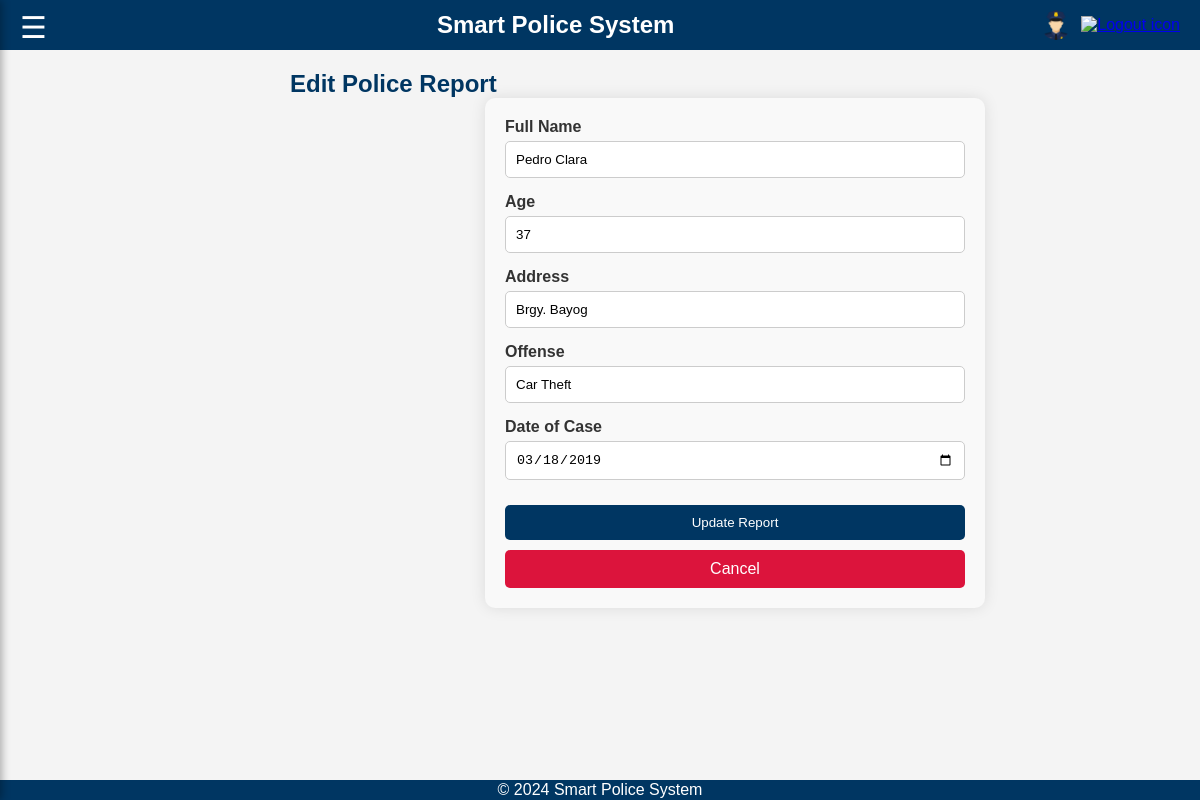
/Admin/edit_police_report.php?id=1 (signed in), run on the app's committed database.
### tables this page shows
CREATE TABLE IF NOT EXISTS `police_reports` (
  `id` INT(11) NOT NULL AUTO_INCREMENT,
  `name` VARCHAR(100) NOT NULL,
  `age` INT(11) NOT NULL CHECK (`age` > 0),
  `address` VARCHAR(255) NOT NULL,
  `offense` VARCHAR(255) NOT NULL,
  `date_of_case` DATE NOT NULL,
  `report_time` TIME NOT NULL,   
  `created_at` TIMESTAMP NOT NULL DEFAULT CURRENT_TIMESTAMP,
  PRIMARY KEY (`id`)
);

### Admin/edit_police_report.php (the view, shortened to what this page needs)
<?php include 'includes/header.php'; ?>
<?php include 'includes/sidebar.php'; ?>
<?php include 'includes/db_connection.php'; ?>
<div class="content">
    <h2>Edit Police Report</h2>
    <?php
    if (isset($_GET['id'])) {
        $id = $_GET['id'];
        $sql = "SELECT * FROM police_reports WHERE id = ?";
        $stmt = $conn->prepare($sql);
        $stmt->bind_param("i", $id);
        $stmt->execute();
        $result = $stmt->get_result();
        if ($result->num_rows > 0) {
            $row = $result->fetch_assoc();
        } else {
            echo "<p>No report found.</p>";
            exit;
        }
    } else {
        echo "<p>Invalid request.</p>";
        exit;
    }
    ?>
    <div class="form-container">
        <form action="update_police_report.php" method="POST">
            <div class="form-group">
                <label for="name">Full Name</label>
                <input type="text" id="name" name="name" value="<?php echo $row['name']; ?>" required>
            </div>
            <div class="form-group">
                <label for="age">Age</label>
                <input type="number" id="age" name="age" value="<?php echo $row['age']; ?>" required>
            </div>
            <div class="form-group">
                <label for="address">Address</label>
                <input type="text" id="address" name="address" value="<?php echo $row['address']; ?>" required>
            </div>
            <div class="form-group">
                <label for="offense">Offense</label>
                <input type="text" id="offense" name="offense" value="<?php echo $row['offense']; ?>" required>
            </div>
            <div class="form-group">
                <label for="date_of_case">Date of Case</label>
                <input type="date" id="date_of_case" name="date_of_case" value="<?php echo $row['date_of_case']; ?>" required>
            </div>
            <button type="submit" class="btn-update">Update Report</button>
            <a href="police_reports.php" class="btn-cancel">Cancel</a>
        </form>
    </div>
</div>
<?php include 'includes/footer.php'; ?>

### assets/css/styles.css (style rules this page uses)
body { font-family: Arial, sans-serif; margin: 0; padding: 0; background-color: #f4f4f4; }
.content { margin-left: 250px; padding: 20px; transition: margin-left 0.3s; }

### includes/header.php (style rules this page uses)
* { margin: 0; padding: 0; box-sizing: border-box; }
body { font-family: Arial, sans-serif; background-color: #f4f4f9; }

### includes/footer.php (style rules this page uses)
body { display: flex; flex-direction: column; min-height: 100vh; margin: 0; }
.content { flex: 1; }

### Admin/edit_police_report.php (style rules this page uses)
.content { margin-left: 270px; padding: 20px; }
h2 { color: #003662; }
.form-container { background-color: #f9f9f9; padding: 20px; border-radius: 10px; max-width: 500px; margin: 0 auto; box-shadow: 0px 0px 15px rgba(0, 0, 0, 0.1); }
.form-group { margin-bottom: 15px; }
.form-group label { display: block; color: #333; font-weight: bold; margin-bottom: 5px; }
.form-group input { width: 100%; padding: 10px; border: 1px solid #ccc; border-radius: 5px; }
.btn-update, .btn-cancel { background-color: #003662; color: white; padding: 10px 15px; border: none; border-radius: 5px; cursor: pointer; transition: background-color 0.3s; width: 100%; text-align: center; margin-top: 10px; display: inline-block; text-decoration: none; }
.btn-cancel { background-color: #dc143c; }

### data on the page
police_reports: name "Pedro Clara", age "37", address "Brgy. Bayog", offense "Car Theft", date_of_case "03/18/2019"
